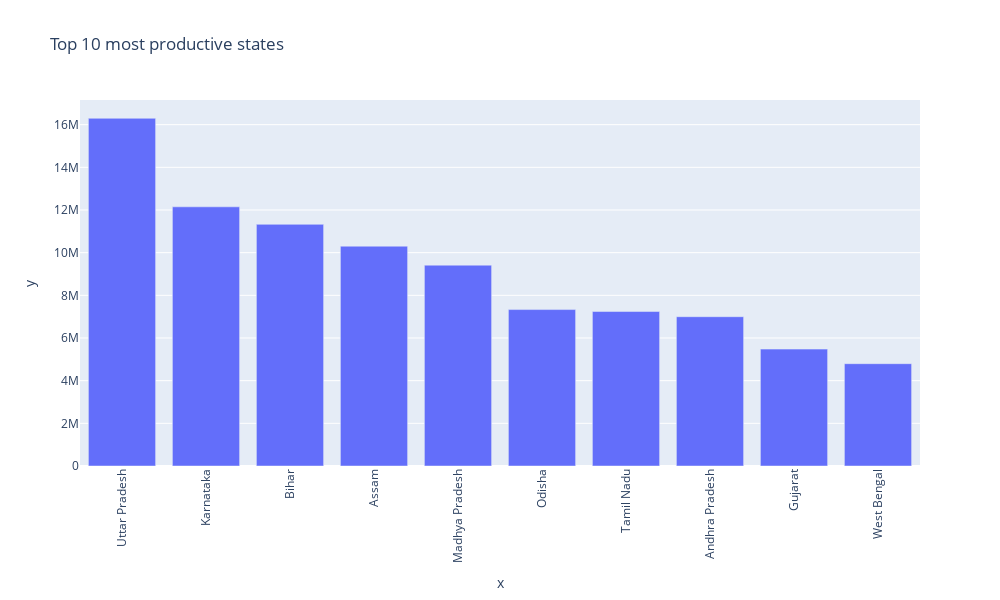

Notebook source saved alongside this figure:
### Code cell
values = data.groupby(by="State_Name")["Production"].sum().sort_values(ascending=False)[:10].values
index = data.groupby(by="State_Name")["Production"].sum().sort_values(ascending=False)[:10].index

fig = px.bar(x=index, y=values, title="Top 10 most productive states")

fig.update_layout(
    xaxis_tickangle=-90,
    xaxis_tickmode='linear',
    width=1000,
    height=600
)

fig.show()

### Figure 1 — Plotly figure (JSON) as saved in the notebook; plotly's stock layout.template omitted (floating-point values rounded to 4 significant figures)
{"data": [{"hovertemplate": "x=%{x}<br>y=%{y}<extra></extra>", "legendgroup": "", "marker": {"color": "#636efa", "pattern": {"shape": ""}}, "name": "", "orientation": "v", "showlegend": false, "textposition": "auto", "type": "bar", "x": ["Uttar Pradesh", "Karnataka", "Bihar", "Assam", "Madhya Pradesh", "Odisha", "Tamil Nadu", "Andhra Pradesh", "Gujarat", "West Bengal"], "xaxis": "x", "y": [16300000.0, 12150000.0, 11330000.0, 10300000.0, 9414000.0, 7333000.0, 7242000.0, 6998000.0, 5479000.0, 4796000.0], "yaxis": "y"}], "layout": {"barmode": "relative", "height": 600, "legend": {"tracegroupgap": 0}, "title": {"text": "Top 10 most productive states"}, "width": 1000, "xaxis": {"anchor": "y", "domain": [0, 1], "tickangle": -90, "tickmode": "linear", "title": {"text": "x"}}, "yaxis": {"anchor": "x", "domain": [0, 1], "title": {"text": "y"}}}}
